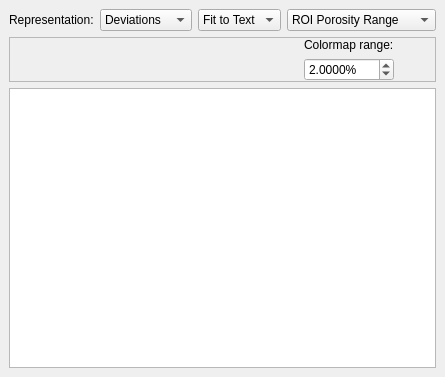
<?xml version="1.0" encoding="UTF-8"?>
<ui version="4.0">
 <class>PDMView</class>
 <widget class="QDockWidget" name="PDMView">
  <property name="geometry">
   <rect>
    <x>0</x>
    <y>0</y>
    <width>408</width>
    <height>377</height>
   </rect>
  </property>
  <property name="windowTitle">
   <string>Pipeline/Dataset Matrix </string>
  </property>
  <widget class="QWidget" name="dockWidgetContents">
   <layout class="QVBoxLayout" name="verticalLayout_2">
    <item>
     <layout class="QHBoxLayout" name="horizontalLayout">
      <item>
       <widget class="QLabel" name="label">
        <property name="text">
         <string>Representation:</string>
        </property>
       </widget>
      </item>
      <item>
       <widget class="QComboBox" name="cbRepresentation">
        <item>
         <property name="text">
          <string>Deviations</string>
         </property>
        </item>
        <item>
         <property name="text">
          <string>Box Plots</string>
         </property>
        </item>
        <item>
         <property name="text">
          <string>Histograms</string>
         </property>
        </item>
       </widget>
      </item>
      <item>
       <widget class="QComboBox" name="cbTableFit">
        <item>
         <property name="text">
          <string>Fit to Text</string>
         </property>
        </item>
        <item>
         <property name="text">
          <string>Collapse</string>
         </property>
        </item>
       </widget>
      </item>
      <item>
       <widget class="QComboBox" name="cbPorosityRange">
        <property name="currentIndex">
         <number>0</number>
        </property>
        <item>
         <property name="text">
          <string>ROI Porosity Range</string>
         </property>
        </item>
        <item>
         <property name="text">
          <string>2% Porosity Range</string>
         </property>
        </item>
        <item>
         <property name="text">
          <string>5% Porosity Range</string>
         </property>
        </item>
        <item>
         <property name="text">
          <string>10% Porosity Range</string>
         </property>
        </item>
        <item>
         <property name="text">
          <string>15% Porosity Range</string>
         </property>
        </item>
        <item>
         <property name="text">
          <string>100% Porosity Range</string>
         </property>
        </item>
       </widget>
      </item>
      <item>
       <spacer name="horizontalSpacer">
        <property name="orientation">
         <enum>Qt::Horizontal</enum>
        </property>
        <property name="sizeHint" stdset="0">
         <size>
          <width>40</width>
          <height>20</height>
         </size>
        </property>
       </spacer>
      </item>
     </layout>
    </item>
    <item>
     <widget class="QFrame" name="cmFrame">
      <property name="sizePolicy">
       <sizepolicy hsizetype="Preferred" vsizetype="Fixed">
        <horstretch>0</horstretch>
        <verstretch>0</verstretch>
       </sizepolicy>
      </property>
      <property name="maximumSize">
       <size>
        <width>16777215</width>
        <height>70</height>
       </size>
      </property>
      <property name="frameShape">
       <enum>QFrame::StyledPanel</enum>
      </property>
      <property name="frameShadow">
       <enum>QFrame::Raised</enum>
      </property>
      <layout class="QHBoxLayout" name="horizontalLayout_2" stretch="1,0,1">
       <property name="leftMargin">
        <number>0</number>
       </property>
       <property name="topMargin">
        <number>0</number>
       </property>
       <property name="rightMargin">
        <number>0</number>
       </property>
       <property name="bottomMargin">
        <number>0</number>
       </property>
       <item>
        <widget class="QWidget" name="scalarBarWidget" native="true">
         <property name="sizePolicy">
          <sizepolicy hsizetype="Expanding" vsizetype="Ignored">
           <horstretch>0</horstretch>
           <verstretch>0</verstretch>
          </sizepolicy>
         </property>
         <property name="minimumSize">
          <size>
           <width>288</width>
           <height>40</height>
          </size>
         </property>
         <property name="maximumSize">
          <size>
           <width>288</width>
           <height>40</height>
          </size>
         </property>
        </widget>
       </item>
       <item>
        <layout class="QVBoxLayout" name="verticalLayout" stretch="0,0">
         <item>
          <widget class="QLabel" name="label_2">
           <property name="sizePolicy">
            <sizepolicy hsizetype="Preferred" vsizetype="Preferred">
             <horstretch>0</horstretch>
             <verstretch>0</verstretch>
            </sizepolicy>
           </property>
           <property name="text">
            <string>Colormap range:</string>
           </property>
          </widget>
         </item>
         <item>
          <widget class="QDoubleSpinBox" name="dsbCMRange">
           <property name="sizePolicy">
            <sizepolicy hsizetype="Preferred" vsizetype="Preferred">
             <horstretch>0</horstretch>
             <verstretch>0</verstretch>
            </sizepolicy>
           </property>
           <property name="suffix">
            <string>%</string>
           </property>
           <property name="decimals">
            <number>4</number>
           </property>
           <property name="minimum">
            <double>0.000100000000000</double>
           </property>
           <property name="singleStep">
            <double>0.500000000000000</double>
           </property>
           <property name="value">
            <double>2.000000000000000</double>
           </property>
          </widget>
         </item>
        </layout>
       </item>
       <item>
        <spacer name="horizontalSpacer_2">
         <property name="orientation">
          <enum>Qt::Horizontal</enum>
         </property>
         <property name="sizeHint" stdset="0">
          <size>
           <width>40</width>
           <height>20</height>
          </size>
         </property>
        </spacer>
       </item>
      </layout>
     </widget>
    </item>
    <item>
     <widget class="QTableWidget" name="tableWidget"/>
    </item>
   </layout>
  </widget>
 </widget>
 <resources>
  <include location="../../core/open_iA.qrc"/>
  <include location="../../core/open_iA.qrc"/>
 </resources>
 <connections/>
</ui>
